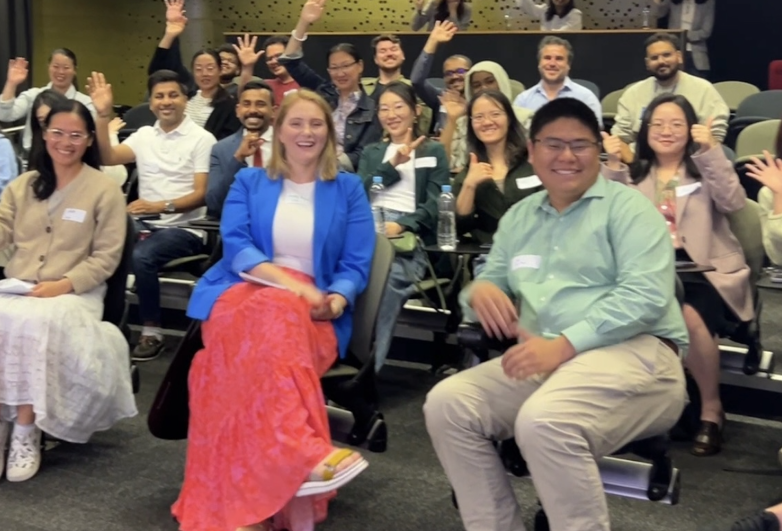
#> input picture assets/opening/1.png, 1564 x 1062 px (shown at 1/2 size)
$ python optimize_images.py
#> lines starting #> are read from the running program, lines starting #| are printed output that depends on the picture
#!/usr/bin/env python3
"""Resize and compress photo assets for faster mobile loading."""

from __future__ import annotations

from pathlib import Path

from PIL import Image

ROOT = Path(__file__).resolve().parents[1] / "assets"
MAX_WIDTH = 900
JPEG_QUALITY = 82

# Photos (no alpha) — convert PNG → optimized JPEG
PHOTO_PATHS = [
    "opening/1.png",
    "opening/2.png",
    "opening/3.png",
    "opening/4.png",
    "opening/5.png",
    "opening/6.png",
    "moments/1.png",
    "moments/2.png",
    "moments/3.png",
    "moments/4.png",
    "thanks/1.png",
    "thanks/2.png",
    "thanks/3.png",
    "volunteer/2.png",
    "volunteer/3.png",
    "whats-next/cutted.png",
    "ending/closing.png",
]


def optimize_photo(rel: str) -> None:
#> called with rel = 'opening/1.png'
    src = ROOT / rel
    if not src.exists():
        print(f"skip missing: {rel}")
        return

    dst = src.with_suffix(".jpg")
    before = src.stat().st_size

    with Image.open(src) as img:
#> img is the input picture: PIL image 1564x1062 RGBA; mean R, G, B, A 118.6, 102.2, 95, 255
        img = img.convert("RGB")
#> img: PIL image 1564x1062 RGB
        if img.width > MAX_WIDTH:
            ratio = MAX_WIDTH / img.width
#> ratio = 0.575
            img = img.resize((MAX_WIDTH, round(img.height * ratio)), Image.Resampling.LANCZOS)
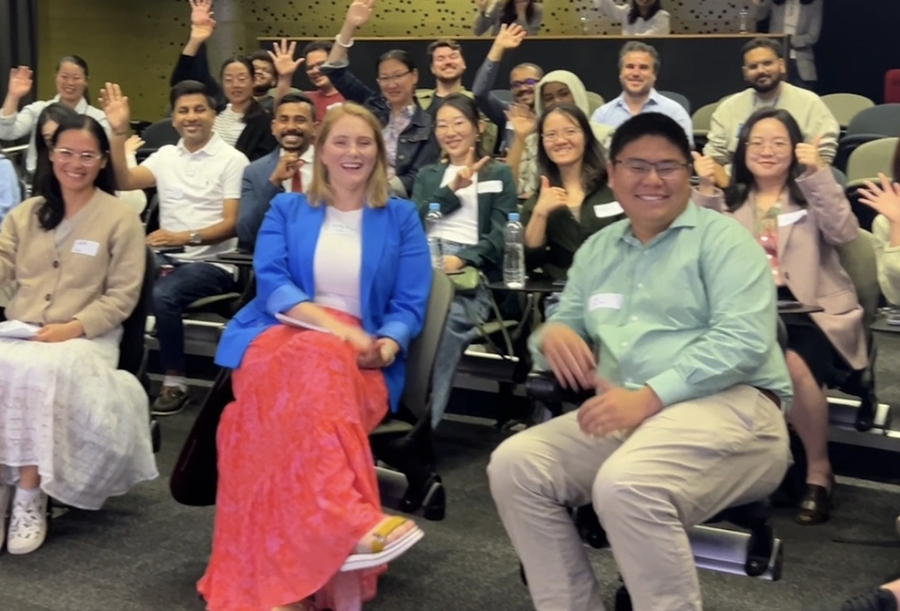
#> img: PIL image 900x611 RGB; mean R, G, B 118.6, 102.2, 95
        img.save(dst, "JPEG", quality=JPEG_QUALITY, optimize=True, progressive=True)

    after = dst.stat().st_size
    src.unlink()
    print(f"{rel} -> {dst.name}  {before // 1024}KB -> {after // 1024}KB")


def main() -> None:
    for rel in PHOTO_PATHS:
        optimize_photo(rel)
#> pass 2 of the loop in main, `for rel in PHOTO_PATHS:`:
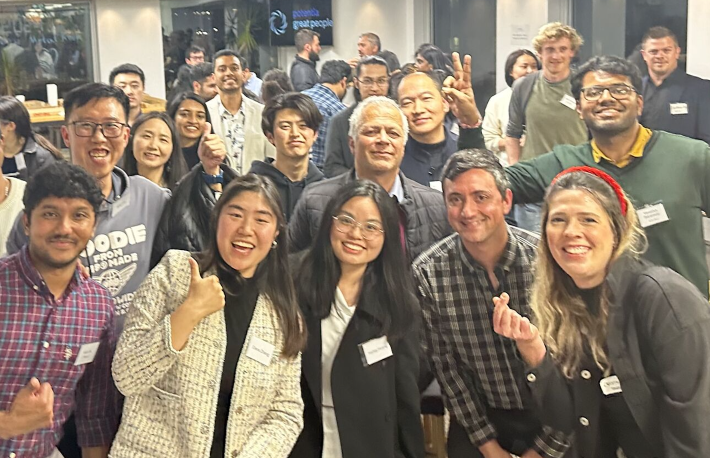
#> input picture assets/opening/2.png, 1420 x 916 px (shown at 1/2 size)
#> in optimize_photo, img is the input picture: PIL image 1420x916 RGBA; mean R, G, B, A 137.1, 123.4, 107.8, 255
#> in optimize_photo (call 2), `img = img.resize((MAX_WIDTH, round(img.height * ratio)), Image.Resampl..`:
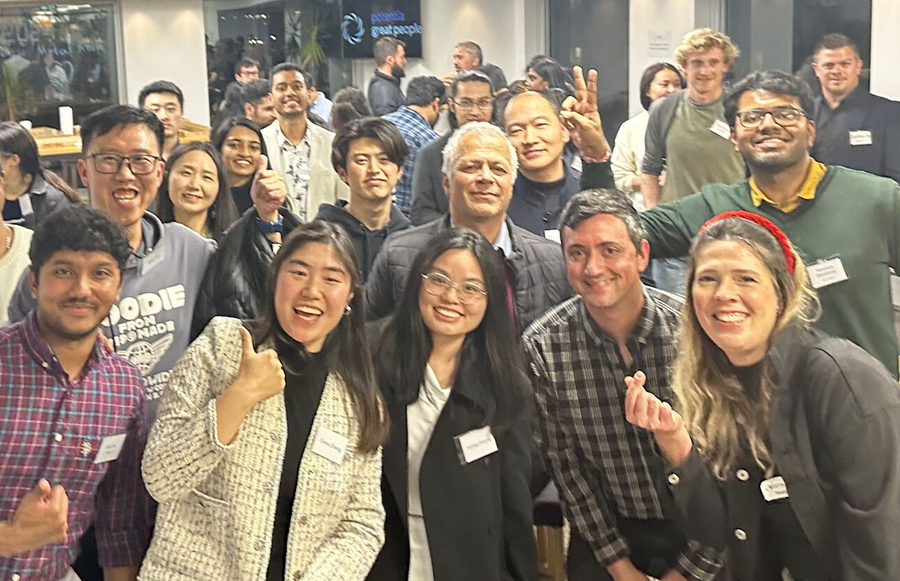
#> img: PIL image 900x581 RGB; mean R, G, B 137.1, 123.4, 107.8
#> pass 3 of the loop in main, `for rel in PHOTO_PATHS:`:
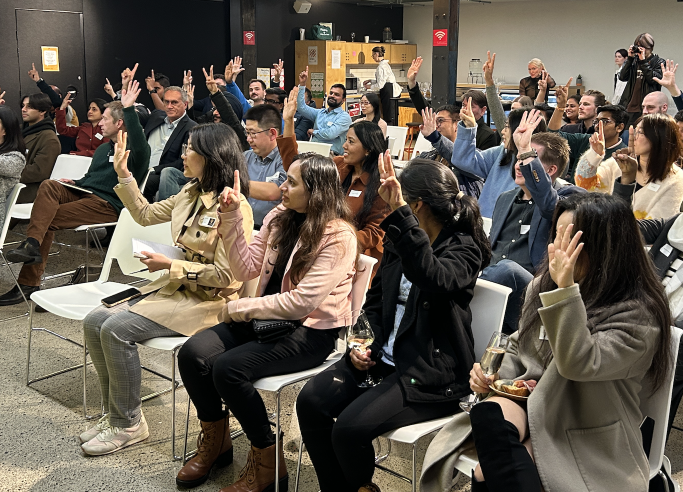
#> input picture assets/opening/3.png, 1366 x 984 px (shown at 1/2 size)
#> in optimize_photo, img is the input picture: PIL image 1366x984 RGBA; mean R, G, B, A 100, 91, 79.5, 255
#> in optimize_photo (call 3), `img = img.resize((MAX_WIDTH, round(img.height * ratio)), Image.Resampl..`:
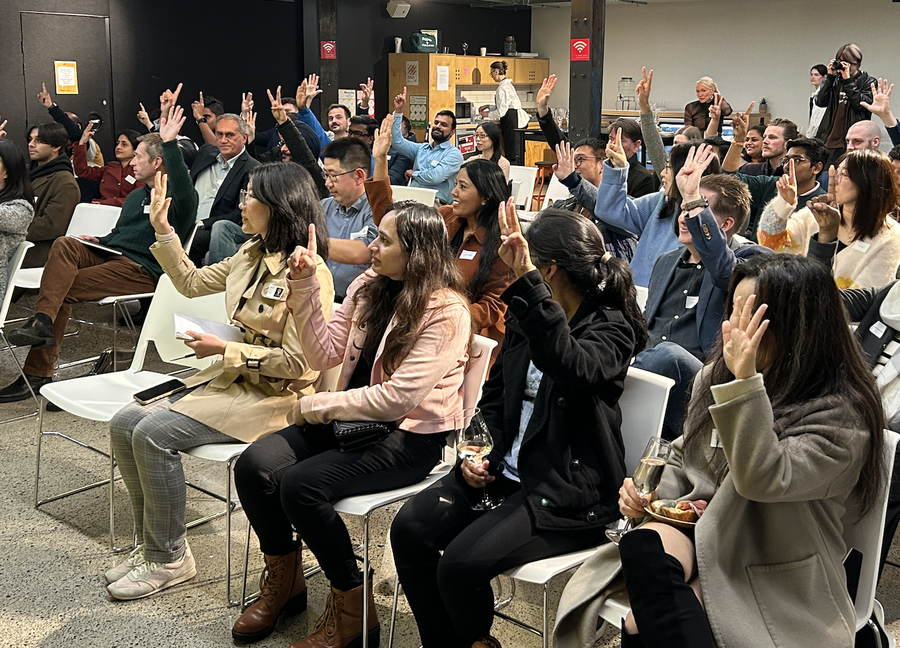
#> img: PIL image 900x648 RGB; mean R, G, B 100, 91, 79.5
#> the loop made 17 passes; the first 3 are shown


if __name__ == "__main__":
    main()
